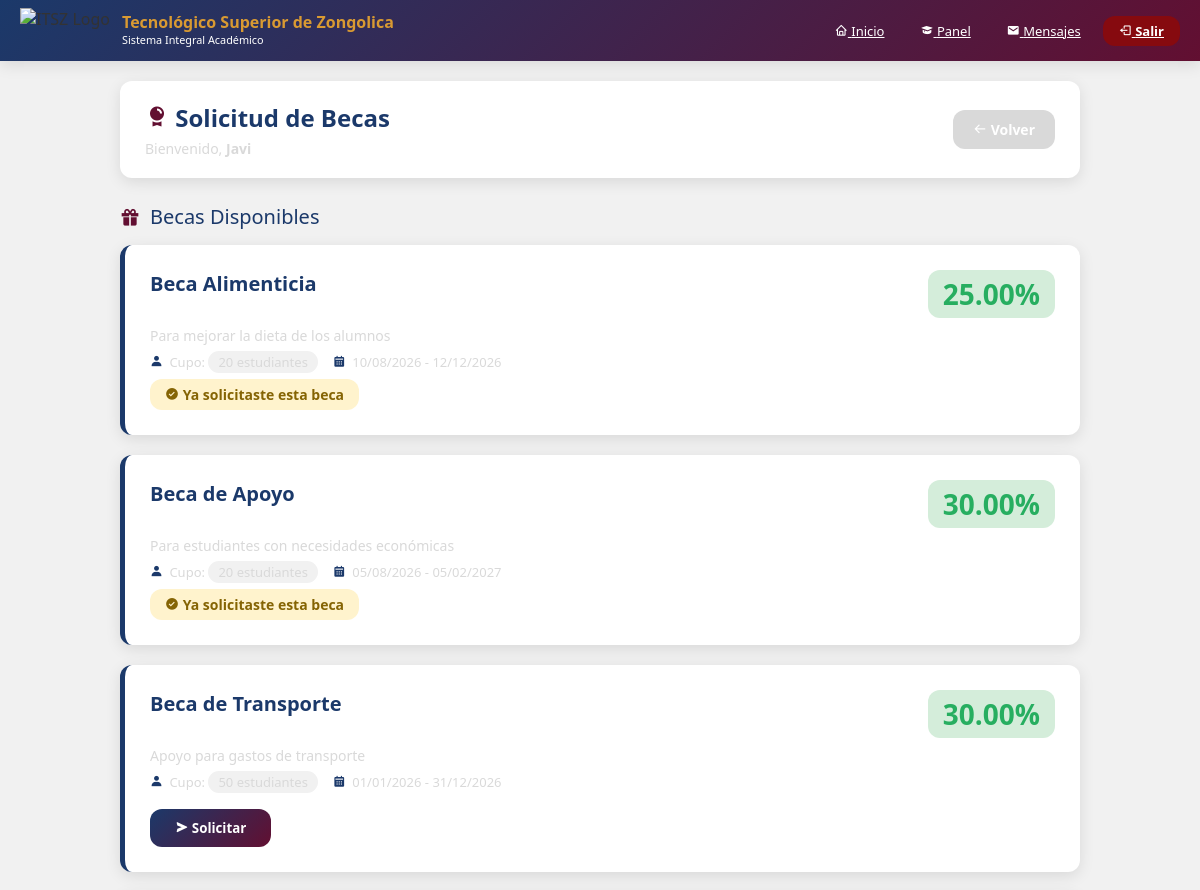
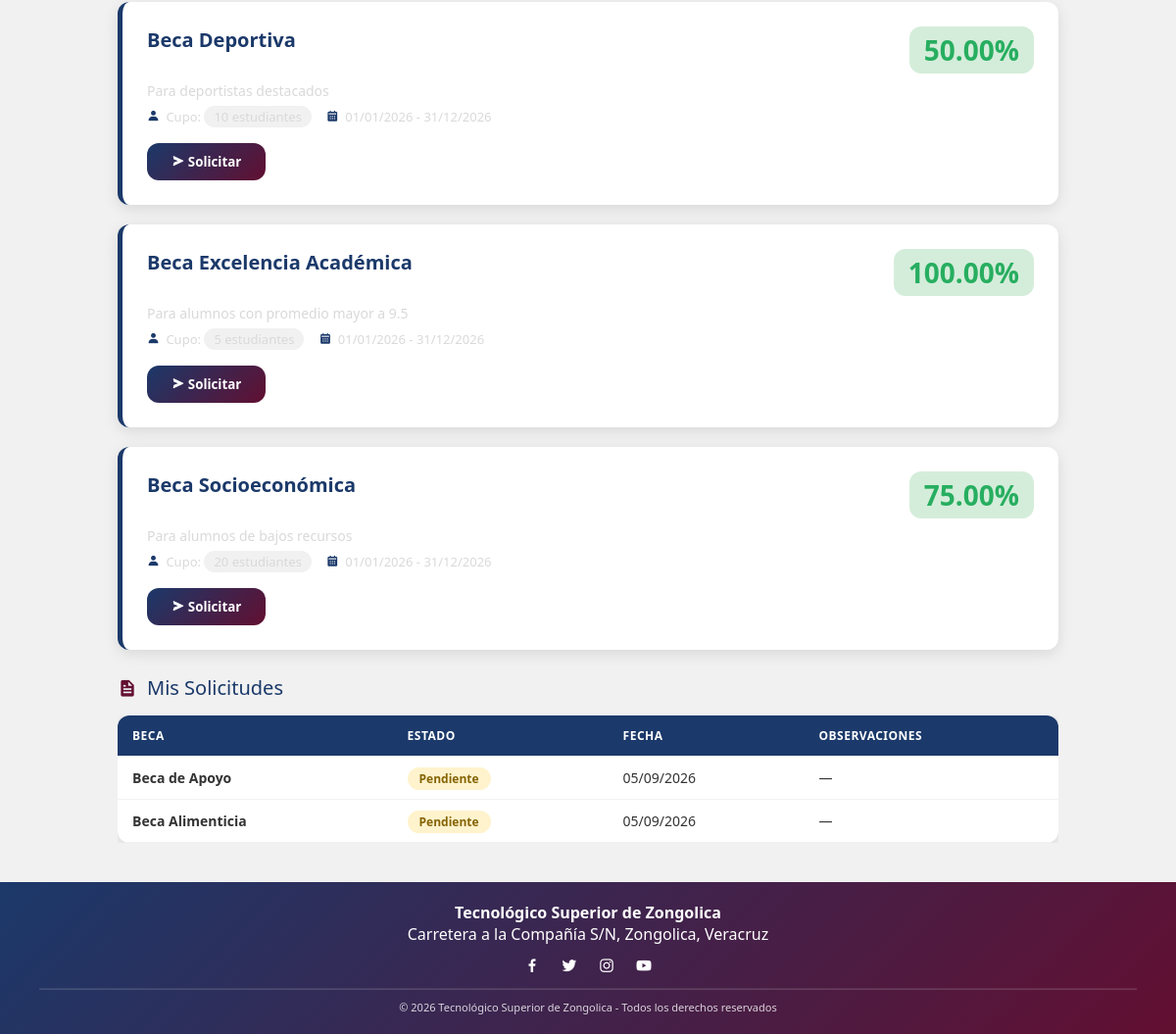
Screenshot of /estudiante_becas.php (signed in) with the database file from the repository (2 pictures, top to bottom).
### tables this page shows
CREATE TABLE `becas` (
  `id` int(11) NOT NULL,
  `nombre` varchar(100) DEFAULT NULL,
  `descripcion` text DEFAULT NULL,
  `porcentaje` decimal(5,2) DEFAULT NULL,
  `cupo` int(11) DEFAULT NULL,
  `fecha_inicio` date DEFAULT NULL,
  `fecha_fin` date DEFAULT NULL,
  `activo` tinyint(1) DEFAULT 1
);

CREATE TABLE `becas_solicitudes` (
  `id` int(11) NOT NULL,
  `estudiante_id` int(11) DEFAULT NULL,
  `beca_id` int(11) DEFAULT NULL,
  `estado` enum('Pendiente','Aprobada','Rechazada') DEFAULT 'Pendiente',
  `fecha_solicitud` timestamp NULL DEFAULT current_timestamp(),
  `observaciones` text DEFAULT NULL
);

### estudiante_becas.php (the view, shortened to what this page needs)
<?php
$user_id = $_SESSION['user_id'];
$nombre_usuario = $_SESSION['username'];
$conn = new mysqli(DB_SERVER, DB_USERNAME, DB_PASSWORD, DB_NAME);
$becas = $conn->query("SELECT * FROM becas WHERE activo = 1 AND CURDATE() BETWEEN fecha_inicio AND fecha_fin ORDER BY nombre")->fetch_all(MYSQLI_ASSOC);
$mis_solicitudes = $conn->query("SELECT b.nombre, bs.estado, bs.fecha_solicitud, bs.observaciones
                                 FROM becas_solicitudes bs
                                 JOIN becas b ON bs.beca_id = b.id
                                 WHERE bs.estudiante_id = $user_id
                                 ORDER BY bs.fecha_solicitud DESC")->fetch_all(MYSQLI_ASSOC);
?>
<!DOCTYPE html>
<html lang="es">
<head>
    <link href="https://unpkg.com/boxicons@2.1.4/css/boxicons.min.css" rel="stylesheet">
</head>
<body>
<header class="header-itsz">
    <div class="container">
        <div class="logo-container">
            <img src="assets/img/logo_itsz.png" alt="ITSZ Logo" onerror="this.src='uploads/logo_universidad.png'">
            <div class="titulo"><strong>Tecnológico Superior de Zongolica</strong><small>Sistema Integral Académico</small></div>
        </div>
        <nav>
            <a href="index.php"><i class='bx bx-home'></i> Inicio</a>
            <a href="estudiante_panel.php"><i class='bx bxs-graduation'></i> Panel</a>
            <a href="mensajes.php"><i class='bx bxs-envelope'></i> Mensajes</a>
            <a href="logout.php" class="btn-logout"><i class='bx bx-log-out'></i> Salir</a>
        </nav>
    </div>
</header>
<div class="container">
    <div class="page-header">
        <div>
            <h1><i class='bx bxs-award'></i> Solicitud de Becas</h1>
            <p>Bienvenido, <strong><?php echo htmlspecialchars($nombre_usuario); ?></strong></p>
        </div>
        <a href="estudiante_panel.php" class="btn-volver"><i class='bx bx-arrow-back'></i> Volver</a>
    </div>
    <?php if (count($becas) > 0): ?>
        <div class="section-title"><i class='bx bxs-gift'></i> Becas Disponibles</div>
        <?php foreach ($becas as $b):
            $ya_solicitada = false;
            foreach ($mis_solicitudes as $s) {
                if ($s['nombre'] == $b['nombre']) {
                    $ya_solicitada = true;
                    break;
                }
            }
        ?>
            <div class="beca-card">
                <div class="beca-header">
                    <h3><?php echo htmlspecialchars($b['nombre']); ?></h3>
                    <span class="porcentaje"><?php echo $b['porcentaje']; ?>%</span>
                </div>
                <div class="desc"><?php echo htmlspecialchars($b['descripcion']); ?></div>
                <div class="detalles">
                    <span><i class='bx bxs-user'></i> Cupo: <span class="cupo"><?php echo $b['cupo']; ?> estudiantes</span></span>
                    <span><i class='bx bxs-calendar'></i> <?php echo date('d/m/Y', strtotime($b['fecha_inicio'])); ?> - <?php echo date('d/m/Y', strtotime($b['fecha_fin'])); ?></span>
                </div>
                <?php if ($ya_solicitada): ?>
                    <span class="ya-solicitado"><i class='bx bxs-check-circle'></i> Ya solicitaste esta beca</span>
                <?php else: ?>
                    <form method="POST" style="display: inline;">
                        <button type="submit" name="solicitar_beca" class="btn-solicitar">
                            <i class='bx bxs-send'></i> Solicitar
                        </button>
                    </form>
                <?php endif; ?>
            </div>
        <?php endforeach; ?>
    <?php endif; ?>
    <?php if (count($mis_solicitudes) > 0): ?>
        <div class="section-title"><i class='bx bxs-file'></i> Mis Solicitudes</div>
        <div style="overflow-x: auto;">
            <table class="solicitudes-table">
                <thead>
                    <tr>
                        <th>Beca</th>
                        <th>Estado</th>
                        <th>Fecha</th>
                        <th>Observaciones</th>
                    </tr>
                </thead>
                <tbody>
                    <?php foreach ($mis_solicitudes as $s): ?>
                        <tr>
                            <td><strong><?php echo htmlspecialchars($s['nombre']); ?></strong></td>
                            <td>
                                <span class="badge-<?php echo strtolower($s['estado']); ?>">
                                    <?php echo $s['estado']; ?>
                                </span>
                            </td>
                            <td><?php echo date('d/m/Y', strtotime($s['fecha_solicitud'])); ?></td>
                            <td><?php echo htmlspecialchars($s['observaciones'] ?: '—'); ?></td>
                        </tr>
                    <?php endforeach; ?>
                </tbody>
            </table>
        </div>
    <?php endif; ?>
</div>
<footer class="footer-itsz">
    <div class="container">
        <p><strong>Tecnológico Superior de Zongolica</strong><br>Carretera a la Compañía S/N, Zongolica, Veracruz</p>
        <div class="social-links">
            <a href="#"><i class='bx bxl-facebook'></i></a>
            <a href="#"><i class='bx bxl-twitter'></i></a>
            <a href="#"><i class='bx bxl-instagram'></i></a>
            <a href="#"><i class='bx bxl-youtube'></i></a>
        </div>
        <hr><p class="copy">&copy; <?php echo date('Y'); ?> Tecnológico Superior de Zongolica - Todos los derechos reservados</p>
    </div>
</footer>
</body>
</html>

### rows the page displays
becas: nombre "Beca Alimenticia", porcentaje "25.00", descripcion "Para mejorar la dieta de los alumnos", cupo "20", fecha_inicio "10/08/2026", fecha_fin "12/12/2026", shows "Ya solicitaste esta beca"
becas: nombre "Beca de Apoyo", porcentaje "30.00", descripcion "Para estudiantes con necesidades económicas", cupo "20", fecha_inicio "05/08/2026", fecha_fin "05/02/2027", shows "Ya solicitaste esta beca"
becas: nombre "Beca de Transporte", porcentaje "30.00", descripcion "Apoyo para gastos de transporte", cupo "50", fecha_inicio "01/01/2026", fecha_fin "31/12/2026"
becas: nombre "Beca Deportiva", porcentaje "50.00", descripcion "Para deportistas destacados", cupo "10", fecha_inicio "01/01/2026", fecha_fin "31/12/2026"
becas: nombre "Beca Excelencia Académica", porcentaje "100.00", descripcion "Para alumnos con promedio mayor a 9.5", cupo "5", fecha_inicio "01/01/2026", fecha_fin "31/12/2026"
becas: nombre "Beca Socioeconómica", porcentaje "75.00", descripcion "Para alumnos de bajos recursos", cupo "20", fecha_inicio "01/01/2026", fecha_fin "31/12/2026"
becas_solicitudes: beca.nombre "Beca de Apoyo", estado "Pendiente", fecha_solicitud "05/09/2026", observaciones "—"
becas_solicitudes: beca.nombre "Beca Alimenticia", estado "Pendiente", fecha_solicitud "05/09/2026", observaciones "—"

### other values shown
$nombre_usuario "Javi"
